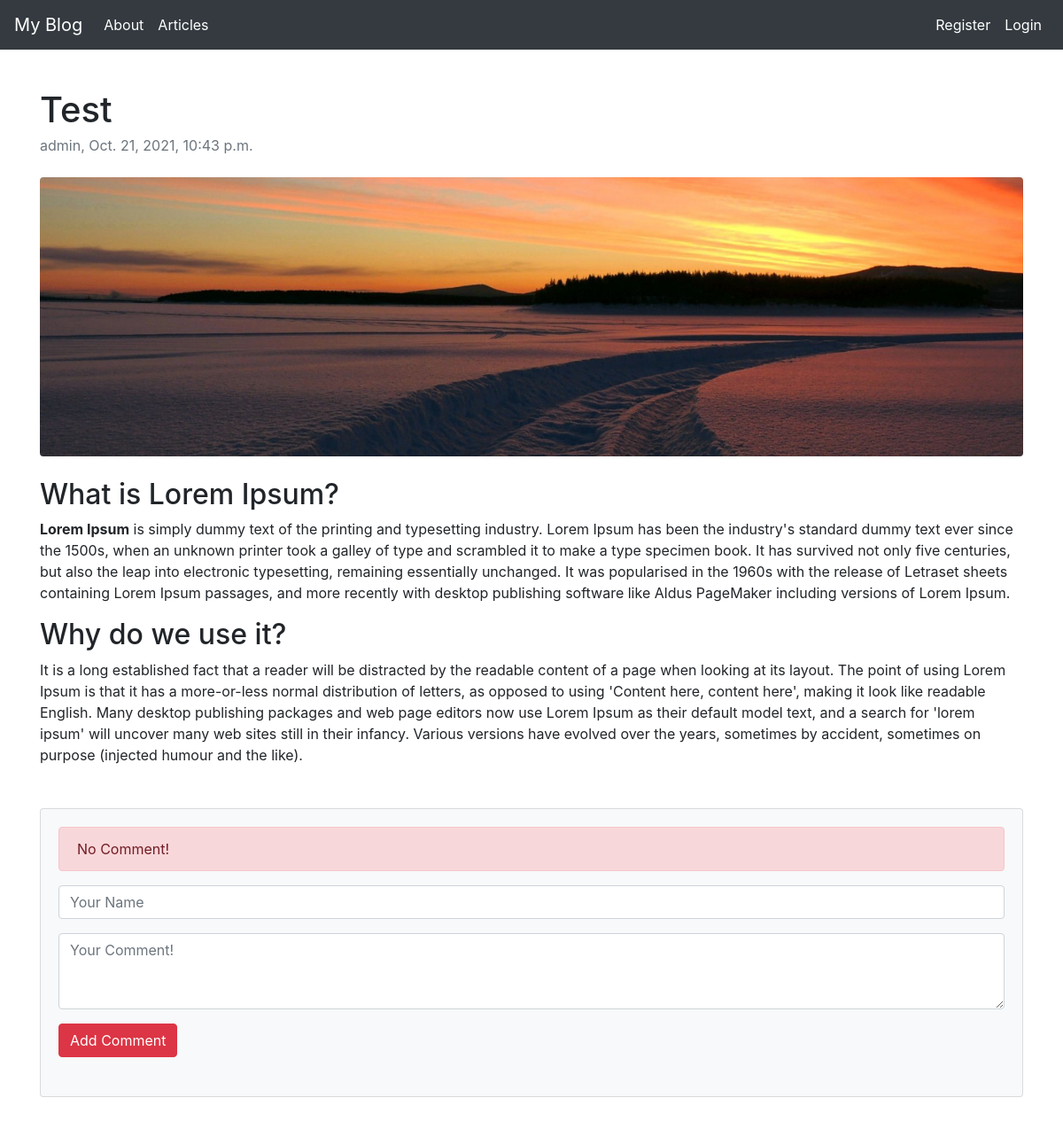
Page /articles/article/26 on the committed database.
### article/models.py (models this page shows, shortened)
class Article(models.Model):
    author = models.ForeignKey("auth.User", on_delete = models.CASCADE, verbose_name= "Author")
    title = models.CharField(max_length = 50, verbose_name= "Title")
    content = RichTextField()
    createdDate = models.DateTimeField(auto_now_add = True, verbose_name = "Created Date")
    articleImage = models.FileField(blank = True, null = True, verbose_name = "Image")
    class Meta:
        ordering = ['-createdDate']

### article/views.py (the view)
# urls.py: path('article/<int:id>', views.detail, name = "detail"),
def detail(request, id):
    article = get_object_or_404(Article, id = id)
    comments = article.comments.all()
    return render(request, "detail.html", {"article" : article, "comments" : comments})

### templates/detail.html (shortened to what this page needs)
{% extends "layout.html" %}
{% block body %}
<div class="row">
    <div class="col-md-12">
        <article>
            <header class="mb-4">
                <h1 class="fw-bolder mb-1">{{ article.title }}</h1>
                <div class="text-muted fst-italic mb-2">{{ article.author.username }}, {{ article.createdDate }}</div>
            </header>
             {% if article.articleImage  %}
                 <figure class="mb-4"><img class="img-fluid rounded" src="{{ article.articleImage.url }}" alt="..."></figure>
             {% endif %}
            <section class="mb-5">
                <p>
                    {{ article.content | safe }}
                </p>
            </section>
        </article>
        <section class="mb-5">
            <div class="card bg-light">
                <div class="card-body">
                    {% if comments  %}
                        {% for comment in comments %}
                            <div class="d-flex mb-4">
                                <div class="flex-shrink-0" style="margin-right: 10px;"><img class="rounded-circle" src="https://dummyimage.com/50x50/ced4da/6c757d.jpg" alt="..."></div>
                                <div class="ms-3">
                                    <div class="fw-bold"><strong>{{ comment.commentAuthor}}</strong></div>
                                    {{ comment.commentDate}} <br>
                                    {{ comment.commentContent}}
                                </div>
                            </div>
                        {% endfor %}
                    {% else %}
                        <div class="alert alert-danger">No Comment!</div>
                    {% endif %}
                    <form class="mb-4" method="post" action="{% url 'article:comment' article.id %}">
                        <div class="form-group">
                            <input type="text" class="form-control" name="commentAuthor" placeholder="Your Name">
                        </div>
                        <div class="form-group">
                            <textarea class="form-control" rows="3" name="commentContent"  placeholder="Your Comment!"></textarea>
                        </div>
                        <button type="submit" class="btn btn-danger">Add Comment</button>
                    </form>
                </div>
            </div>
        </section>
    </div>
</div>
{% endblock %}

### templates/layout.html (shortened to what this page needs)
<!DOCTYPE html>
{% load static %}
<html lang="en">
<head>
    <link rel="stylesheet" href="{% static 'css/bootstrap.min.css' %}">
</head>
<body>
     {% include "includes/navbar.html" %}
    <div class="container" style="margin-top:100px;">
        {% block body %}
        {% endblock %}
    </div>
</body>
</html>

### templates/includes/navbar.html (shortened to what this page needs)
<nav class="navbar navbar-expand-md navbar-dark fixed-top bg-dark">
	<a class="navbar-brand" href="{% url 'index' %}">My Blog</a>
	<div class="collapse navbar-collapse" id="navbarCollapse">
	  <ul class="navbar-nav mr-auto">
		<li class="nav-item active">
		  <a class="nav-link" href="{% url 'about' %}">About</a>
		</li>
		<li class="nav-item active">
			<a class="nav-link" href="{% url 'article:articles' %}">Articles</a>
		 </li>
	  </ul>
	  <ul class="navbar-nav ml-auto">
		  {% if request.user.is_authenticated %}
				<li class="nav-item active">
				<a class="nav-link" href="{% url 'article:dashboard' %}">Dashboard</a>
				</li>
				<li class="nav-item active">
				<a class="nav-link" href="{% url 'user:logout' %}">Logout</a>
				</li>
		  {% else %}
				<li class="nav-item active">
				<a class="nav-link" href="{% url 'user:register' %}">Register</a>
				</li>
				<li class="nav-item active">
				<a class="nav-link" href="{% url 'user:login' %}">Login</a>
				</li>
		  {% endif %}
	  </ul>
	</div>
  </nav>

### rows in the picture
Article: title "Test", author.username "admin", createdDate "Oct. 21, 2021, 10:43 p.m.", articleImage (picture), content "What is Lorem Ipsum? Lorem Ipsum is simply dummy text of the printing and typesetting industry. Lorem Ipsum has been the industry's standard dummy text ever since the 1500s, when an unknown printer took a galley of type and scrambled it to make a type specimen book. It has survived not only five centuries, but also the leap into electronic typesetting, remaining essentially unchanged. It was popularised in the 1960s with the release of Letraset sheets containing Lorem Ipsum passages, and more recently with desktop publishing software like Aldus PageMaker including versions of Lorem Ipsum. Why do we use it? It is a long established fact that a reader will be distracted by the readable…"
